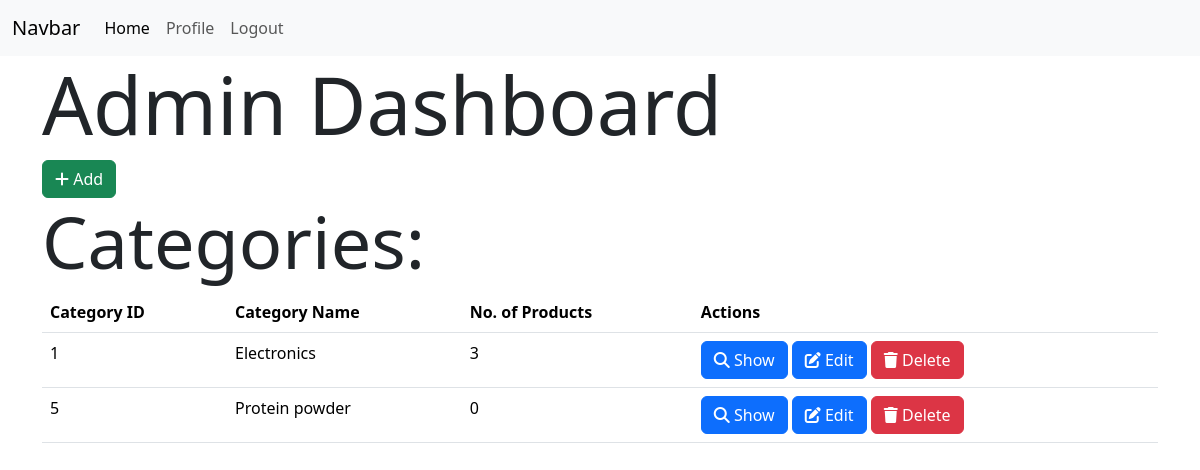
The page /admin (signed in) on the database as committed earlier.
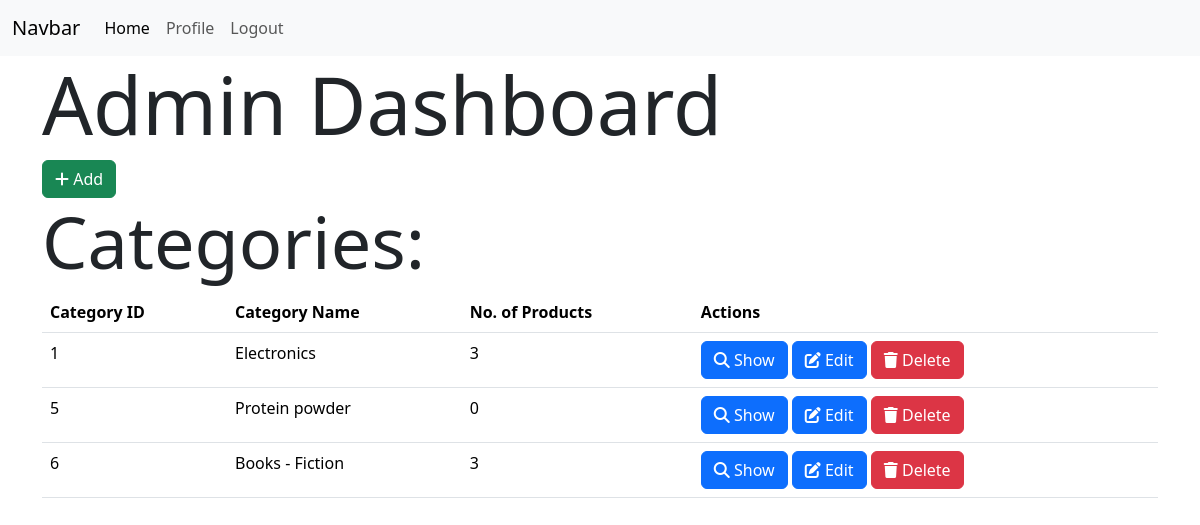
The same page on the database as committed later.
### models.py (models this page shows)
class Category(db.Model):
    id = db.Column(db.Integer, primary_key=True)
    name = db.Column(db.String(32), unique=True)
    products = db.relationship('Product', backref='category', lazy=True, cascade="all, delete")

### routes.py (the view)
@app.route('/admin')
@admin_required
def admin():
    categories = Category.query.all()
    return render_template('admin.html', categories=categories)

### routes.py (called while the page is built)
def admin_required(func):
    @wraps(func)
    def inner(*args, **kwargs):
        if 'user_id' not in session:
            flash('Please login to continue')
            return redirect(url_for('login'))
        user = User.query.get(session['user_id'])
        if not user.is_admin:
            flash('You are not authorized to access this page')
            return redirect(url_for('index'))
        return func(*args, **kwargs)
    return inner

### templates/admin.html (shortened to what this page needs)
{% extends 'layout.html'%}
{% block content %}
<h1 class="display-1">Admin Dashboard</h1>
<a href="{{url_for('add_category')}}" class="btn btn-success">
    <i class="fas fa-plus"></i>
    Add</a>
<h2 class="display-2">Categories:</h2>
<table class="table">
    <thread>
        <tr>
            <th>Category ID</th>
            <th>Category Name</th>
            <th>No. of Products</th>
            <th>Actions</th>
        </tr>
    </thread>
    <tbody>
        {% for category in categories %}
    <tr>
        <td>{{category.id}}</td>
        <td>{{category.name}}</td>
        <td>{{category.products|length}}</td>
        <td>
            <a href="{{url_for('show_category', id=category.id)}}" class="btn btn-primary">
                <i class="fas fa-search   "></i>
                Show
            </a>
            <a href="{{url_for('edit_category', id=category.id)}}" class="btn btn-primary">
                <i class="fas fa-edit   "></i>
                Edit
            </a>
            <a href="{{url_for('delete_category', id=category.id)}}" class="btn btn-danger">
                <i class="fas fa-trash   "></i>
                Delete
            </a>
        </td>
    </tr>
    {% endfor %}
    </tbody>
</table>
{% endblock %}

Rows that differ between the two databases and show on the page:
added Category: id "6", name "Books - Fiction", products|length "3"
